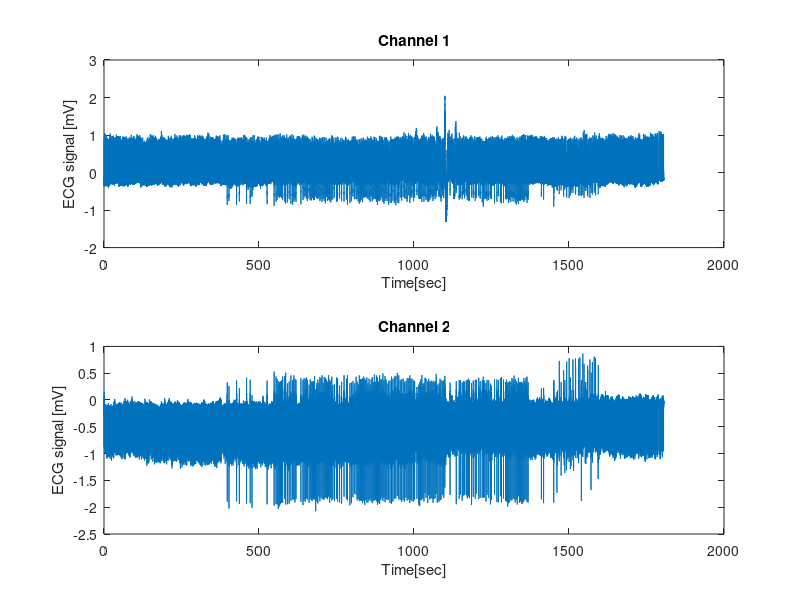

Source code (MATLAB): (Note: this script raises an error after producing the figure.)
%% Part2 (ECG), Q1
clc; clear;
dataset = (load('ECG_sig.mat')); %Loading ECG dataset
sig = dataset.Sig; %Choosing the main signal. Dimension = samples*channels
fs = dataset.sfreq; %Sampling frequency
duration = size(sig,1)/fs; %Duration of the signal [sec]
t = 1/fs:1/fs:duration; %Defining Time vector

%**************Plotting time-domain signals********************
figure;
subplot(211);
plot(t, sig(1:duration*fs, 1));
title('Channel 1');
xlabel('Time[sec]');
ylabel('ECG signal [mV]');

subplot(212);
plot(t, sig(1:duration*fs, 2));
title('Channel 2');
xlabel('Time[sec]');
ylabel('ECG signal [mV]');
%************************************************
%% Part2, Q2
clc;
slct_duration = [530, 540]; %Defining the beginning and the end of the interval to plot [sec]
R_times = dataset.ATRTIMED; %single column vector
R_types = dataset.ANNOTD; %Single column vector
R_labels = strings(length(R_types),1); %Defining the vector of labels, corresponding to arrhythmia times
for i = 1:length(R_types)
    R_labels(i,1) = num2label(R_types(i)); %Labeling each arrhythmia
end

%Choosing arrhythmia which exist inside the selected duration:
slct_R_times = R_times(R_times >= slct_duration(1) & R_times<=slct_duration(2));
slct_R_types = R_types(R_times >= slct_duration(1) & R_times<=slct_duration(2));
slct_R_labels = R_labels(R_times >= slct_duration(1) & R_times<=slct_duration(2));

%Time vector for selected duration:
slct_t = slct_duration(1)+1/fs:1/fs:slct_duration(2);
slct_samps = round(slct_t*fs);

figure;
subplot(211);
plot(slct_t, sig(slct_samps, 1)); %Plotting channel 1

%Adding arrhythmia labels to the plot:
for i = 1:length(slct_R_times)
    text(slct_R_times(i), -0.3, slct_R_labels(i), 'FontSize',5, 'HorizontalAlignment', 'center');
end
title('Channel 1');
xlabel('Time[sec]');
ylabel('ECG signal [mV]');

subplot(212);
plot(slct_t, sig(slct_samps, 2)); %Plotting channel 2

%Adding arrhythmia labels to the plot:
for i = 1:length(slct_R_times)
    text(slct_R_times(i), -1.3, slct_R_labels(i), 'FontSize',5, 'HorizontalAlignment', 'center');
end
title('Channel 2');
xlabel('Time[sec]');
ylabel('ECG signal [mV]');

%% Part2, Q4
% clc; 
% close all;

slct_duration_normal = [1, 3]; %Selecting a duration to plot normal heartbeats [sec].
slct_duration_disorder = [477, 479]; %Selecting a duration to plot arrhythmias [sec]

R_times = dataset.ATRTIMED; %single column vector
R_types = dataset.ANNOTD; %Single column vector
R_labels = strings(length(R_types),1);
for i = 1:length(R_types)
    R_labels(i,1) = num2label(R_types(i));
end

%********************Plotting signal for normal heartbeats:****************
%Choosing arrhythmia which exist inside the selected duration:
slct_R_times = R_times(R_times >= slct_duration_normal(1) & R_times<=slct_duration_normal(2));
slct_R_types = R_types(R_times >= slct_duration_normal(1) & R_times<=slct_duration_normal(2));
slct_R_labels = R_labels(R_times >= slct_duration_normal(1) & R_times<=slct_duration_normal(2));

slct_t = slct_duration_normal(1)+1/fs:1/fs:slct_duration_normal(2);
slct_samps = round(slct_t*fs);

figure;
subplot(211);
normalSig_ch1 = sig(slct_samps, 1);
plot(slct_t, normalSig_ch1);
for i = 1:length(slct_R_times)
    text(slct_R_times(i), -0.4, slct_R_labels(i), 'FontSize',5, 'HorizontalAlignment', 'center');
end
title('Channel 1');
xlabel('Time[sec]');
ylabel('ECG signal [mV]');

subplot(212);
normalSig_ch2 = sig(slct_samps, 2);
plot(slct_t, normalSig_ch2);
for i = 1:length(slct_R_times)
    text(slct_R_times(i), -1, slct_R_labels(i), 'FontSize',5, 'HorizontalAlignment', 'center');
end
title('Channel 2');
xlabel('Time[sec]');
ylabel('ECG signal [mV]');
%***********************************************************************



%********************Plotting signal for arrhythmias:****************
%Choosing arrhythmia which exist inside the selected duration:
slct_R_times = R_times(R_times >= slct_duration_disorder(1) & R_times<=slct_duration_disorder(2));
slct_R_types = R_types(R_times >= slct_duration_disorder(1) & R_times<=slct_duration_disorder(2));
slct_R_labels = R_labels(R_times >= slct_duration_disorder(1) & R_times<=slct_duration_disorder(2));

slct_t = slct_duration_disorder(1)+1/fs:1/fs:slct_duration_disorder(2);
slct_samps = round(slct_t*fs);

figure;
subplot(211);
disorderSig_ch1 = sig(slct_samps, 1);
plot(slct_t, disorderSig_ch1);
for i = 1:length(slct_R_times)
    text(slct_R_times(i), -0.4, slct_R_labels(i), 'FontSize',5, 'HorizontalAlignment', 'center');
end
title('Channel 1');
xlabel('Time[sec]');
ylabel('ECG signal [mV]');

subplot(212);
disorderSig_ch2 = sig(slct_samps, 2);
plot(slct_t, disorderSig_ch2);
for i = 1:length(slct_R_times)
    text(slct_R_times(i), -1, slct_R_labels(i), 'FontSize',5, 'HorizontalAlignment', 'center');
end
title('Channel 2');
xlabel('Time[sec]');
ylabel('ECG signal [mV]');
%***********************************************************************


%% part2, Q4: analysis
clc;
% close all;

%*******************FFT plots***********************

%***********For normal beats:
N = length(normalSig_ch1); %total length of the signal
f = fs*(-N/2:N/2-1)/N; %Defining frequency array
xlim_arr = [-60, 60]; %Frequency interval to be shown in FFT plots

figure("Name","Part2_Q4_fft");

%Calculating FFT for channel1:
fft_normalSig_ch1 = fft(normalSig_ch1); 
fft_normalSig_ch1 = fftshift(fft_normalSig_ch1);

subplot(2,2,1)
plot(f,abs(fft_normalSig_ch1));
grid on;
xlim(xlim_arr);
title('FFT for normal beats signal, channel 1')
xlabel('Frequency (Hz)');
ylabel('FFT');

%Calculating FFT for channel2:
fft_normalSig_ch2 = fft(normalSig_ch2); 
fft_normalSig_ch2 = fftshift(fft_normalSig_ch2);

subplot(2,2,2)
plot(f,abs(fft_normalSig_ch2));
grid on;
xlim(xlim_arr);
title('FFT for normal beats signal, channel 2')
xlabel('Frequency (Hz)');
ylabel('FFT');

%***********for arrhythmias:
N = length(disorderSig_ch1);
f = fs*(-N/2:N/2-1)/N;

%Calculating FFT for channel1:
fft_disorderSig_ch1 = fft(disorderSig_ch1); 
fft_disorderSig_ch1 = fftshift(fft_disorderSig_ch1);

subplot(2,2,3)
plot(f,abs(fft_disorderSig_ch1));
grid on;
xlim(xlim_arr);
title('FFT for disorder beats signal, channel 1')
xlabel('Frequency (Hz)');
ylabel('FFT');

%Calculating FFT for channel2:
fft_disorderSig_ch2 = fft(disorderSig_ch2); 
fft_disorderSig_ch2 = fftshift(fft_disorderSig_ch2);

subplot(2,2,4)
plot(f,abs(fft_disorderSig_ch2));
grid on;
xlim(xlim_arr);
title('FFT for disorder beats signal, channel 2')
xlabel('Frequency (Hz)');
ylabel('FFT');
%*******************************************************




%**************************Spectrograms*********************************

%***********Using paramters used in EEG anaysis for Part 1:
L = 128; %Using The number used in EEG analysis
n_overlap = L/2; %Number of overlapping samples (50%)
n_fft = L; %Number of FFT points
window = hamming(L); %Defining the window used for computing STFT

figure("Name","Part2_Q4_spectrogram");

subplot(2,2,1);
spectrogram(normalSig_ch1,window,n_overlap,n_fft,fs,'yaxis');
title('Spectrogram for normal beats signal, channel 1')

subplot(2,2,2);
spectrogram(normalSig_ch2,window,n_overlap,n_fft,fs,'yaxis');
title('Spectrogram for normal beats signal, channel 2')

subplot(2,2,3);
spectrogram(disorderSig_ch1,window,n_overlap,n_fft,fs,'yaxis');
title('Spectrogram for disorder beats signal, channel 1')

subplot(2,2,4);
spectrogram(disorderSig_ch2,window,n_overlap,n_fft,fs,'yaxis');
title('Spectrogram for disorder beats signal, channel 2');





%***********Using another value for L (for better time resolution):
L = 64; %Using another number for better time resolution
n_overlap = L/2;
n_fft = L;

figure("Name","Part2_Q4_spectrogram");
window = hamming(L);
subplot(2,2,1);
spectrogram(normalSig_ch1,window,n_overlap,n_fft,fs,'yaxis');
title('Spectrogram for normal beats signal, channel 1')

subplot(2,2,2);
spectrogram(normalSig_ch2,window,n_overlap,n_fft,fs,'yaxis');
title('Spectrogram for normal beats signal, channel 2')

subplot(2,2,3);
spectrogram(disorderSig_ch1,window,n_overlap,n_fft,fs,'yaxis');
title('Spectrogram for disorder beats signal, channel 1')

subplot(2,2,4);
spectrogram(disorderSig_ch2,window,n_overlap,n_fft,fs,'yaxis');
title('Spectrogram for disorder beats signal, channel 2');
%*************************************************************




%% functions

function name = num2label(number_arr)
%This function converts the number of disorder into its label
        switch number_arr
            case 0
                name = "NOTQRS";
            case 1
                name = "NORMAL";
            case 2
                name = "LBBB";
            case 3
                name = "RBBB";
            case 4
                name = "ABERR";
            case 5
                name = "PVC";
            case 6
                name = "FUSION";
            case 7
                name = "NPC";
            case 8
                name = "APC";
            case 9
                name = "SVPB";
            case 10
                name = "VESC";
            case 11
                name = "NESC";
            case 12
                name = "PACE";
            case 13
                name = "UNKNOWN";
            case 14
                name = "NOISE";
            case 16
                name = "ARFCT";
            case 18
                name = "STCH";
            case 19
                name = "TCH";
            case 20
                name = "SYSTOLE";
            case 21
                name = "DIASTOLE";
            case 22
                name = "NOTE";
            case 23
                name = "MEASURE";
            case 24
                name = "PWAVE";
            case 25
                name = "BBB";
            case 26
                name = "PACESP";
            case 27
                name = "TWAVE";
            case 28
                name = "RHYTHM";
            case 29
                name = "UWAVE";
            case 30
                name = "LEARN";
            case 31
                name = "FLWAV";
            case 32
                name = "VFON";
            case 33
                name = "VFOFF";
            case 34
                name = "AESC";
            case 35
                name = "SVESC";
            case 36
                name = "LINK";
            case 37
                name = "NAPC";
            case 38
                name = "PFUS";
            case 39
                name = "WFON";
            case 40
                name = "WFOFF";
            case 41
                name = "RONT";
        end
    end







